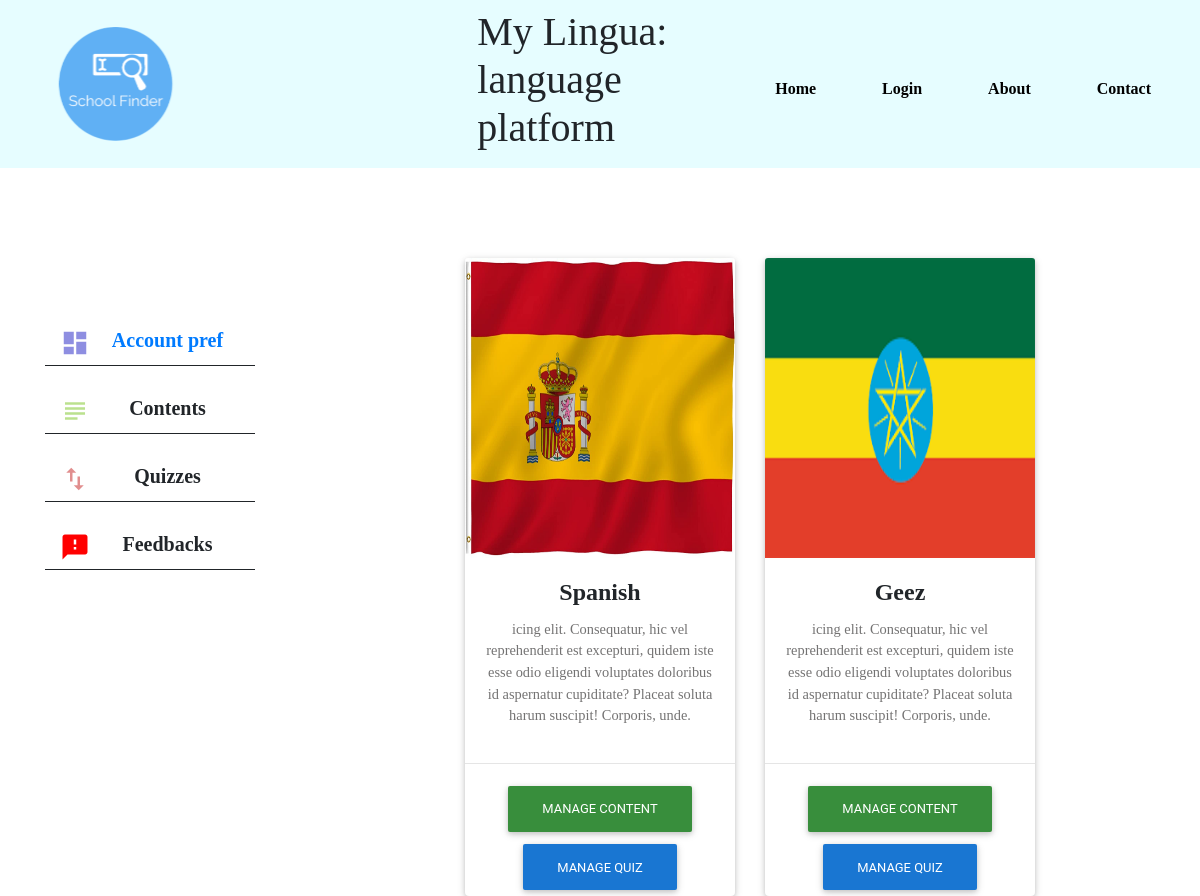
The page /home/instructor (signed in) on the database its author committed.
### language_app/models.py (models this page shows, shortened)
class Course(models.Model):
    courseName=models.CharField(max_length=200)
    courseImage=models.FileField(upload_to='courseImages/', max_length=255, null=True)
    instructor=models.ForeignKey(Instructor, on_delete=models.CASCADE, related_name='course', null=True)
    courseDescription=models.TextField()

### adminApp/views.py (the view)
# urls.py: path('home/instructor', InstructorHomeView.as_view(), name='instructorHome'),
class InstructorHomeView(UserPassesTestMixin, View):
    template_name = 'adminSite/homepage_ins.html'
    def get(self, request):
        courseList = Course.objects.filter(instructor=self.request.user.instructor)
        return render(request, self.template_name, {'courses':courseList})
    def test_func(self):
        return self.request.user.is_instructor

### templates/adminSite/homepage_ins.html
{% extends 'base.html' %}
{% load static %}
{% load myfilters %}
{% block content %}
     <div class="row">
        <div class="col-lg-3" style="padding:5%;margin-top:70px">
            <div class="row" style="border-bottom:solid;border-width:1px;margin-top:30px;margin-bottom:30px;">
                <div class="col-lg-2">
                    <i class="material-icons" style="color:#8e8ee1;font-size:30px;">dashboard</i>
                </div>
                <div class="col-lg-10">
                    <h5 style="font-family:'Droid sans' !important;font-weight:600;text-align:center;"><a href="{% url 'accUpdate' request.user.pk%}""> Account pref </a></h5>
                </div>
            </div>
            <div class="row" style="border-bottom:solid;border-width:1px;margin-top:30px;margin-bottom:30px;">
             <div class="col-lg-2">
                 <i class="material-icons" style="color:#bbe18e;;font-size:30px;">subject</i>
             </div>
             <div class="col-lg-10">
                 <h5 style="font-family:'Droid sans' !important;font-weight:600;text-align:center;">Contents</h5>
             </div>
         </div>
         <div class="row" style="border-bottom:solid;border-width:1px;margin-top:30px;margin-bottom:30px;">
             <div class="col-lg-2">
                 <i class="material-icons" style="color:#e18e8e;;font-size:30px;text-align:center;">swap_vert</i>
             </div>
             <div class="col-lg-10">
                 <h5 style="font-family:'Droid sans' !important;font-weight:600;text-align:center;">Quizzes</h5>
             </div>
         </div>
         <div class="row" style="border-bottom:solid;border-width:1px;margin-top:30px;margin-bottom:30px;">
             <div class="col-lg-2">
                 <i class="material-icons" style="color:red;font-size:30px;">feedback</i>
             </div>
             <div class="col-lg-10">
                 <h5 style="font-family:'Droid sans' !important;font-weight:600;text-align:center;">Feedbacks</h5>
             </div>
         </div>
        </div>
         <div class="col-lg-9">
             <div class="row justify-content-center">
                {% for course in courses %}
                <div class="col-lg-4" style='margin-top:10%;'>
                    <div class="card" >
                        <img class="card-img-top" height="300" src="{{MEDIA_URL}}{{course.courseImage}}" alt="">
                        <div class="card-body">
                            <h4 class="card-title" style="text-align:center;font-family:'montserrat'; font-weight:700;">{{course.courseName}}</h4>
                            <p class="card-text" style="text-align:center;font-family:'source sans pro'">{{course.courseDescription}}</p>
                        </div>
                        <hr/>
                        <div class="row justify-content-center">
                            <a href="{% url 'contentCreate' course.pk %}" class='btn btn-green'>manage content</a>
                            <a href="{% url 'quizCreate' course.pk %}" class='btn btn-blue'>manage quiz</a>
                        </div>
                    </div>
                </div>
                {% endfor %}
             </div>
         </div>
     </div>
{% endblock content %}

### static/css/Config.css (style rules this page uses)
body { overflow-x:hidden; }

### rows shown on the page
Course: courseImage (picture), courseName "Spanish", courseDescription "icing elit. Consequatur, hic vel reprehenderit est excepturi, quidem iste esse odio eligendi voluptates doloribus id aspernatur cupiditate? Placeat soluta harum suscipit! Corporis, unde."
Course: courseImage (picture), courseName "Geez", courseDescription "icing elit. Consequatur, hic vel reprehenderit est excepturi, quidem iste esse odio eligendi voluptates doloribus id aspernatur cupiditate? Placeat soluta harum suscipit! Corporis, unde."
